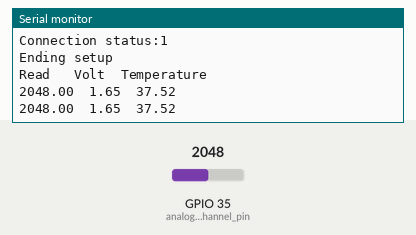
Recording of a sketch running on a simulated ESP32. Shown: the last lines printed to the serial monitor. The inputs (shaded band) are chosen by the test bench; at power-on: GPIO 35 (analog_channel_pin) = 2048. WiFi joins after 1.5 s; servers stay silent unless stated; random numbers use the default seed unless the sketch sets one; no MQTT or app messages arrive unless stated; not simulated (calls return 0 or success): secrets.h.

Above: at 4.2 s.
4.3 s: GPIO 35 (analog_channel_pin) set to 2866
At 5.6 s:
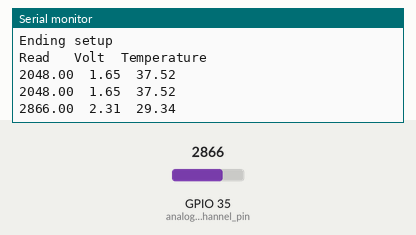
5.8 s: GPIO 35 (analog_channel_pin) set to 3603
At 6.5 s:
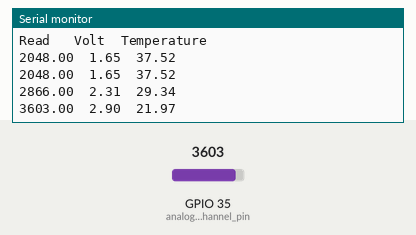
Timing chart, 0 to 8.8 s (numbered marks = the images above; inputs shaded):
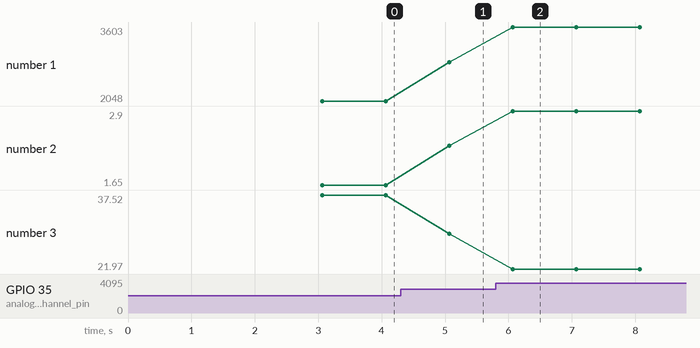

Measured:
- after the input at 4.3 s, the serial monitor: prints a new line after 0.77 s (image 1)
- after the input at 5.8 s, the serial monitor: prints a new line after 0.27 s (image 2)
- plotted number 1: 2048 → 2866 after the input at 4.3 s, 2866 → 3603 after the input at 5.8 s
- plotted number 2: 1.65 → 2.31 after the input at 4.3 s, 2.31 → 2.9 after the input at 5.8 s
- plotted number 3: 37.52 → 29.34 after the input at 4.3 s, 29.34 → 21.97 after the input at 5.8 s

The sketch:

temperature.ino
```cpp
#include "esp_timer.h"
#include "secrets.h"

#include "WiFi.h"
#include <PubSubClient.h>

#define TOPIC "sensors"
#define MQTT_SERIAL_PUBLISH_CH "/sensors/"

const int analog_channel_pin= 35;
const char* ssid = SECRET_SSID;
const char* password =  SECRET_WIFI_PASS;
const char* mqtt_server = "s3.hyteck.de";

WiFiClient espClient;
PubSubClient client(espClient);


float read_value = 0;
float voltage = 0;
float temperature = 0;


static double lastMmntTime = 0;
static double lastRestartTime = 0;
static float mmntIntervalUs = 1*1000000;
static double restartIntervalUs = 60*60*1000000.0;
static double calibrationTimeUs = 30*1000000.0; // should be alt least 3 min
static double startTime = 0;
static int64_t mmntIndex = 0;

bool calibrationNeeded = false;

int errorCounter= 0;


void disconnect() {
  WiFi.disconnect();
}

void restart() {
  log("Restarting");
  ESP.restart();
}
void setup_wifi() {
  delay(10);
  // We start by connecting to a WiFi network
  Serial.println();
  Serial.print("Connecting to ");
  Serial.println(ssid);

  WiFi.begin(ssid, password);

  while (WiFi.status() != WL_CONNECTED) {
    delay(2000);
    if(WiFi.status() ==4){
      Serial.println("Connection failed");
    }
    if(WiFi.status() == 6){
      Serial.println("Disconnected");
    }
    if(WiFi.status() == 1){
      Serial.print(ssid);
      Serial.println(":SSID not available");
    }
  }

  Serial.println("");
  Serial.println("WiFi connected");
  Serial.println("IP address: ");
  Serial.println(WiFi.localIP());
}

void reconnect() {
  // Loop until we're reconnected
  while (!client.connected()) {
    Serial.print("Attempting MQTT connection...");
    // Create a random client ID
    String clientId = "ESP32Client-";
    clientId += String(random(0xffff), HEX);
    // Attempt to connect
    if (client.connect(clientId.c_str(), SECRET_BROKER_USERNAME, SECRET_BROKER_PASSWORD)) {
      Serial.println("connected");
      Serial.print("Connection status:");
      Serial.println(client.connected());
      delay(1000);
    } else {
      errorCounter += 1;
      Serial.print("failed, rc=");
      Serial.print(client.state());
      if (client.state() ==2) {
        Serial.print(" Connection refused, ");
      }
      Serial.println(" try again in 5 seconds");
      // Wait 5 seconds before retrying
      delay(5000);
    }
  }
}

void initMQTTPush(){

  setup_wifi();
  client.setServer(mqtt_server, 1883);
  reconnect();
}


void setup() {
  Serial.begin(115200);
  while(!Serial);
  lastRestartTime = esp_timer_get_time();

  read_value = analogRead(analog_channel_pin);
  Serial.print("Dada");
  Serial.print(read_value);

  initMQTTPush();

  startTime = esp_timer_get_time();
  Serial.println("Ending setup");
  Serial.println("Read \tVolt\tTemperature");
}

void loop() {
  if (errorCounter > 10) {
    Serial.println("errorCounter > 10: Restarting");
    disconnect();
    initMQTTPush();
  }
  if (esp_timer_get_time() - lastMmntTime >= mmntIntervalUs) {
    measure_and_report();
  }
  if (esp_timer_get_time() - lastRestartTime >= restartIntervalUs) {
    restart();
  }

  delay(3);
}

void log(String message){
  time_t now;
  char strftime_buf[64];
  struct tm timeinfo;

  time(&now);
  // Set timezone to China Standard Time
  setenv("TZ", "CST-8", 1);
  tzset();

  localtime_r(&now, &timeinfo);
  strftime(strftime_buf, sizeof(strftime_buf), "%H:%M:%S", &timeinfo);
  String log_message = "[";
  log_message += strftime_buf;
  log_message += "] ";
  log_message += message;
  Serial.println(log_message);
}

void measure_and_report() {
  mmntIndex += 1;

  read_value = analogRead(analog_channel_pin);
  voltage = (read_value * 3.3 ) / (4095);
  temperature = (3300.0-(read_value )) / (100.0)+25.0;
  // Write values to serial
  // Write values to serial
  Serial.print(read_value);
  Serial.print("\t");
  Serial.print(voltage);
  Serial.print("\t");
  Serial.print(temperature);
  Serial.println();

  // MQTT publish
  lastMmntTime = esp_timer_get_time();
  if (!client.connected()) {
    reconnect();
  }

  char temp_char[8]; // Buffer big enough for 7-character float
  dtostrf(temperature, 6, 2, temp_char);
  if (not(client.publish("sensors/temperature2", temp_char))){
    Serial.println("Temperature Publish failed");
  }

  char message_buff[18];
  String pubString = String(read_value);
  pubString.toCharArray(message_buff, pubString.length()+1);
  if (not(client.publish("sensors/analog_raw", message_buff))){
    Serial.println("Analog raw Publish failed");
  }


  char mmntIndex_char[20];
  dtostrf(mmntIndex, 6, 2, mmntIndex_char);
  if (not(client.publish("sensors/mmntIndex", mmntIndex_char))){
    Serial.println("mmntIndex publish failed");
  }
}
```
